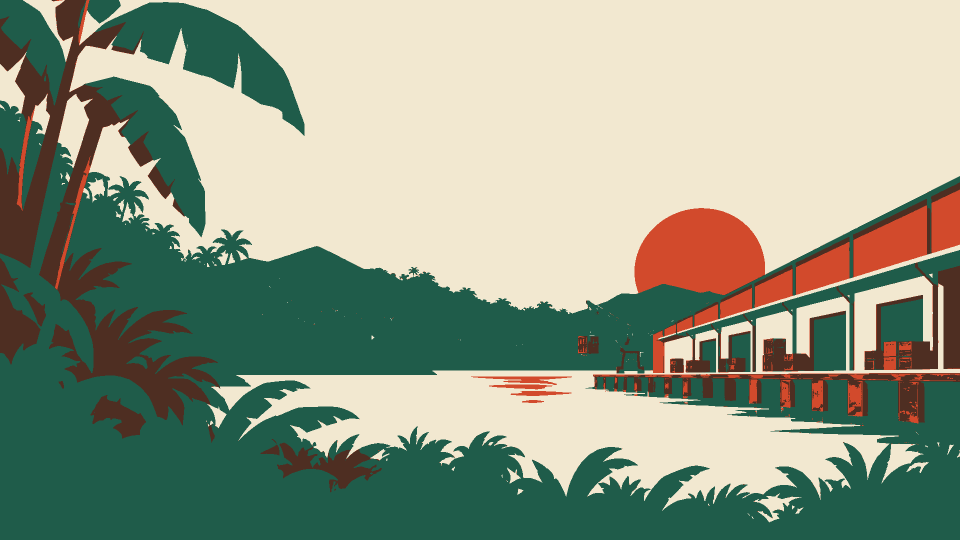
#> input picture apps/GoBanandit/design/style_frame/bg_base.png, 1920 x 1080 px, found by its file name (shown at 1/2 size)
$ python generate_buy_menu_art.py
#> lines starting #> are read from the running program, lines starting #| are printed output that depends on the picture
"""Art for the feature-buy menu (src/components/ui/ModalBuyBonus.svelte).

Go Boomana's layout, this game's tomb: every card is a SCENE with its HEROES
standing in it. Both are cut from art the game already ships, never drawn
beside it — a card made of the game's own pieces cannot drift out of its style,
and follows the art the next time it is regenerated.

  scenes   16:12 crops of the three background plates, one per kind of buy:
             buy_scene_hall.jpg      the dusk colonnade (bg_base)      100x
             buy_scene_sanctum.jpg   the burning inner door (bg_feature) 200x / 500x
             buy_scene_crypt.jpg     the cold treasure crypt (bg_superspin) Super Spin
           Each crop is the plate's own point of interest (the light shaft, the
           burning door, the treasure pile), which the board covers in the game.
  heroes   the symbols, trimmed to their pixels:
             buy_tablet.png  the Sealed Tablet (m.png — it is a slab, so it keeps its plate)
             buy_scarab.png  H1's cut-out (h1_subject)
             buy_eye.png     H2's cut-out
             buy_chest.png   H3's cut-out
             buy_anubis.png  the Wild's head (w_glow: the art masked to the subject)
             buy_coin.png    the Super Spin coin (p_glow)
             buy_scatter.png the Scatter tile, whole — the meter's pip. The
                             bunch alone does not cut clean: its gold is too
                             close to the parchment's (s_glow loses the bow).

Usage: python design/generate_buy_menu_art.py
"""
from pathlib import Path

from PIL import Image

APP = Path(__file__).resolve().parents[1]
SYM = APP / 'static/assets/sprites/goBananasSymbolsV3'
BG = APP / 'static/assets/sprites/goBananasBackground'
OUT = APP / 'static/assets/sprites/goBananasUi'
OUT.mkdir(parents=True, exist_ok=True)

SCENE_W, SCENE_H = 640, 480  # 16:12, the card's scene box

# (source plate, centre of interest as a fraction of the plate, crop width fraction)
SCENES = {
    'buy_scene_hall.jpg': ('bg_base.png', (0.34, 0.44), 0.40),
    'buy_scene_sanctum.jpg': ('bg_feature.png', (0.45, 0.45), 0.40),
    'buy_scene_crypt.jpg': ('bg_superspin.png', (0.32, 0.50), 0.42),
}

for name, (src, (cx, cy), wf) in SCENES.items():
    im = Image.open(BG / src).convert('RGB')
    w = round(im.width * wf)
#> w = 768
    h = round(w * SCENE_H / SCENE_W)
#> h = 576
    x0 = min(max(0, round(im.width * cx - w / 2)), im.width - w)
#> x0 = 269
    y0 = min(max(0, round(im.height * cy - h / 2)), im.height - h)
#> y0 = 187
    im.crop((x0, y0, x0 + w, y0 + h)).resize((SCENE_W, SCENE_H), Image.LANCZOS).save(
        OUT / name, quality=86, optimize=True, progressive=True
    )
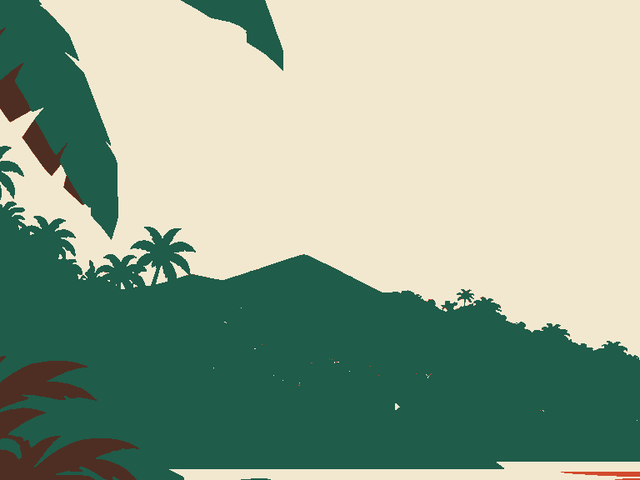
#> saved as buy_scene_hall.jpg: PIL image 640x480 RGB; mean R, G, B 147.9, 167, 145.9
    print(f'{name}: {src} crop {w}x{h} at ({x0},{y0})')
#| buy_scene_hall.jpg: bg_base.png crop 768x576 at (269,187)
#> (the run stopped early here; a loop or call above may not have finished)
